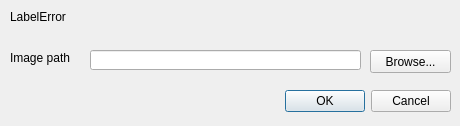
<?xml version="1.0" encoding="UTF-8"?>
<ui version="4.0">
 <class>LoadError</class>
 <widget class="QDialog" name="LoadError">
  <property name="geometry">
   <rect>
    <x>0</x>
    <y>0</y>
    <width>460</width>
    <height>126</height>
   </rect>
  </property>
  <property name="windowTitle">
   <string>Freehand Raster Georeferencer - Image not found</string>
  </property>
  <property name="modal">
   <bool>true</bool>
  </property>
  <widget class="QDialogButtonBox" name="buttonBox">
   <property name="geometry">
    <rect>
     <x>80</x>
     <y>90</y>
     <width>371</width>
     <height>23</height>
    </rect>
   </property>
   <property name="orientation">
    <enum>Qt::Horizontal</enum>
   </property>
   <property name="standardButtons">
    <set>QDialogButtonBox::Cancel|QDialogButtonBox::Ok</set>
   </property>
  </widget>
  <widget class="QLineEdit" name="lineEditImagePath">
   <property name="geometry">
    <rect>
     <x>90</x>
     <y>50</y>
     <width>271</width>
     <height>20</height>
    </rect>
   </property>
  </widget>
  <widget class="QPushButton" name="pushButtonBrowse">
   <property name="geometry">
    <rect>
     <x>370</x>
     <y>50</y>
     <width>81</width>
     <height>23</height>
    </rect>
   </property>
   <property name="text">
    <string>Browse...</string>
   </property>
  </widget>
  <widget class="QLabel" name="label">
   <property name="geometry">
    <rect>
     <x>10</x>
     <y>50</y>
     <width>71</width>
     <height>16</height>
    </rect>
   </property>
   <property name="text">
    <string>Image path</string>
   </property>
  </widget>
  <widget class="QLabel" name="lblError">
   <property name="geometry">
    <rect>
     <x>10</x>
     <y>10</y>
     <width>431</width>
     <height>31</height>
    </rect>
   </property>
   <property name="text">
    <string>LabelError</string>
   </property>
   <property name="alignment">
    <set>Qt::AlignLeading|Qt::AlignLeft|Qt::AlignTop</set>
   </property>
   <property name="wordWrap">
    <bool>true</bool>
   </property>
  </widget>
 </widget>
 <tabstops>
  <tabstop>lineEditImagePath</tabstop>
  <tabstop>pushButtonBrowse</tabstop>
  <tabstop>buttonBox</tabstop>
 </tabstops>
 <resources/>
 <connections>
  <connection>
   <sender>buttonBox</sender>
   <signal>accepted()</signal>
   <receiver>LoadError</receiver>
   <slot>accept()</slot>
   <hints>
    <hint type="sourcelabel">
     <x>248</x>
     <y>254</y>
    </hint>
    <hint type="destinationlabel">
     <x>157</x>
     <y>274</y>
    </hint>
   </hints>
  </connection>
  <connection>
   <sender>buttonBox</sender>
   <signal>rejected()</signal>
   <receiver>LoadError</receiver>
   <slot>reject()</slot>
   <hints>
    <hint type="sourcelabel">
     <x>316</x>
     <y>260</y>
    </hint>
    <hint type="destinationlabel">
     <x>286</x>
     <y>274</y>
    </hint>
   </hints>
  </connection>
 </connections>
</ui>
